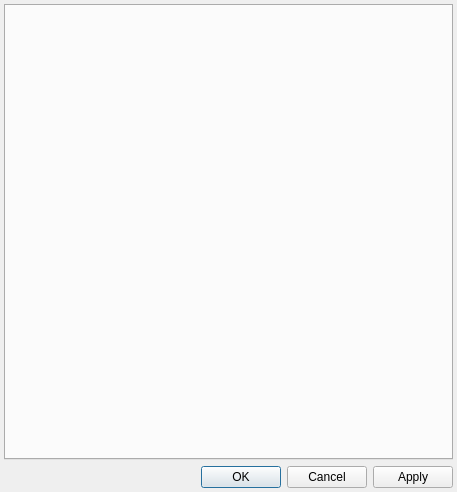
<?xml version="1.0" encoding="UTF-8"?>
<ui version="4.0">
 <class>StyleSettingsDialog</class>
 <widget class="QDialog" name="StyleSettingsDialog">
  <property name="geometry">
   <rect>
    <x>0</x>
    <y>0</y>
    <width>457</width>
    <height>492</height>
   </rect>
  </property>
  <property name="windowTitle">
   <string>Dialog</string>
  </property>
  <layout class="QGridLayout" name="gridLayout">
   <property name="leftMargin">
    <number>4</number>
   </property>
   <property name="topMargin">
    <number>4</number>
   </property>
   <property name="rightMargin">
    <number>4</number>
   </property>
   <property name="bottomMargin">
    <number>4</number>
   </property>
   <item row="1" column="0">
    <widget class="QDialogButtonBox" name="confirm">
     <property name="orientation">
      <enum>Qt::Horizontal</enum>
     </property>
     <property name="standardButtons">
      <set>QDialogButtonBox::Apply|QDialogButtonBox::Cancel|QDialogButtonBox::Ok</set>
     </property>
    </widget>
   </item>
   <item row="0" column="0">
    <widget class="QTabWidget" name="tabs">
     <property name="currentIndex">
      <number>-1</number>
     </property>
    </widget>
   </item>
  </layout>
 </widget>
 <resources/>
 <connections>
  <connection>
   <sender>confirm</sender>
   <signal>accepted()</signal>
   <receiver>StyleSettingsDialog</receiver>
   <slot>accept()</slot>
   <hints>
    <hint type="sourcelabel">
     <x>248</x>
     <y>254</y>
    </hint>
    <hint type="destinationlabel">
     <x>157</x>
     <y>274</y>
    </hint>
   </hints>
  </connection>
  <connection>
   <sender>confirm</sender>
   <signal>rejected()</signal>
   <receiver>StyleSettingsDialog</receiver>
   <slot>reject()</slot>
   <hints>
    <hint type="sourcelabel">
     <x>316</x>
     <y>260</y>
    </hint>
    <hint type="destinationlabel">
     <x>286</x>
     <y>274</y>
    </hint>
   </hints>
  </connection>
 </connections>
</ui>
